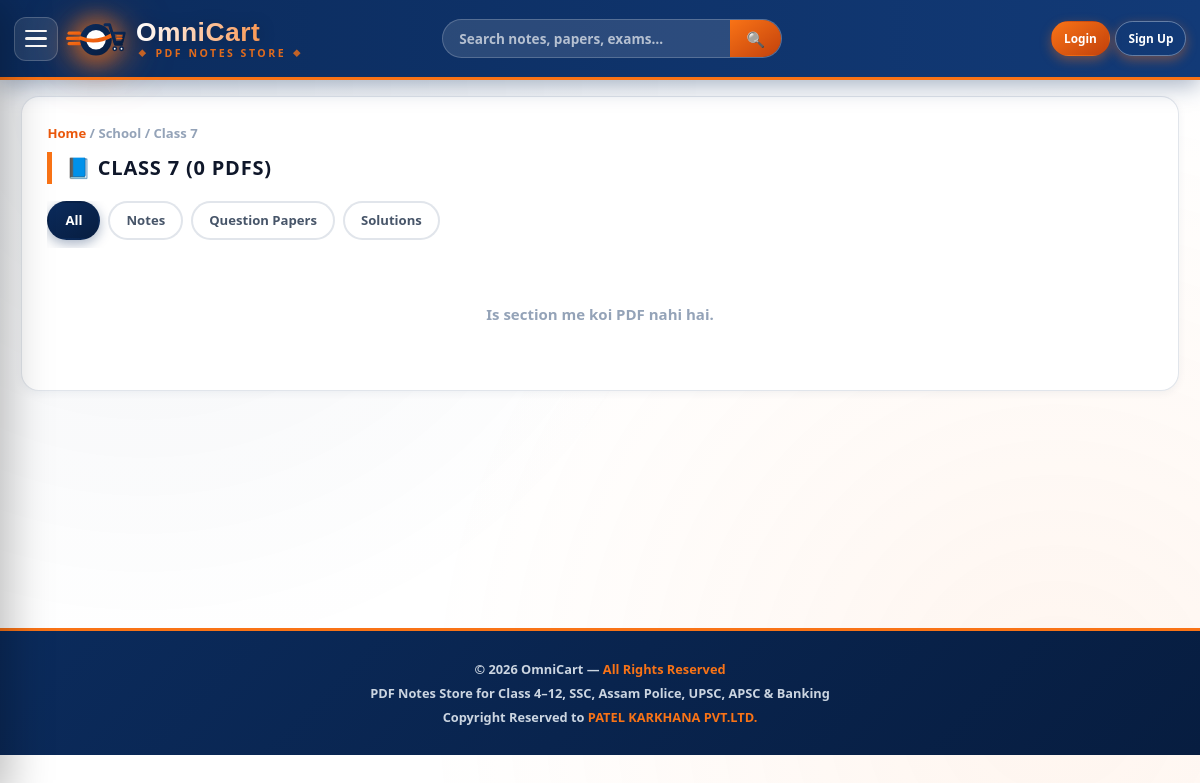
Screenshot of /category/class_7 with the database file from the repository.
### app.py (models this page shows)
class Section(db.Model):
    __tablename__ = 'sections'
    id = db.Column(db.Integer, primary_key=True)
    slug = db.Column(db.String(80), unique=True, nullable=False, index=True)
    name = db.Column(db.String(120), nullable=False)
    group = db.Column(db.String(60), default='General', index=True)
    icon = db.Column(db.String(10), default='📄')
    description = db.Column(db.Text)
    display_order = db.Column(db.Integer, default=0)
    is_active = db.Column(db.Boolean, default=True)
    created_at = db.Column(db.DateTime, default=datetime.utcnow)
    pdfs = db.relationship('PDFNote', backref='section', lazy='dynamic',
                            cascade='all, delete-orphan')

### app.py (the view)
@app.route('/category/<slug>')
def user_category(slug):
    section = Section.query.filter_by(slug=slug, is_active=True).first()
    if not section:
        abort(404)
    sub = request.args.get('sub', '')
    query = PDFNote.query.filter_by(section_id=section.id, is_active=True)
    if sub:
        query = query.filter_by(subcategory=sub)
    pdfs = query.order_by(PDFNote.created_at.desc()).all()
    return render_template('user/category.html', section=section,
                            pdfs=pdfs, current_sub=sub,
                            page_title=section.name)

### app.py (called while the page is built)
def render_template(template_name, **context):
    return _flask_rt('base.html', **context)

@app.context_processor
def inject_globals():
    return dict(
        COMPANY_NAME=COMPANY_NAME,
        COMPANY_LEGAL=COMPANY_LEGAL,
        COMPANY_EMAIL=COMPANY_EMAIL,
        COMPANY_PHONE=COMPANY_PHONE,
        FREE_PREVIEW_PAGES=FREE_PREVIEW_PAGES,
        current_year=datetime.utcnow().year,
    )

def _get_setting(key, default=None):
    s = SiteSetting.query.filter_by(key=key).first()
    return s.value if s else default

@app.before_request
def check_maintenance_mode():
    skip_paths = ['/static', '/admin', '/ceo', '/president', '/login',
                  '/signup', '/logout', '/payment/webhook']
    path = request.path or ''
    for sp in skip_paths:
        if path.startswith(sp):
            return None
    if current_user.is_authenticated and current_user.is_staff:
        return None
    try:
        maintenance = _get_setting('maintenance_mode', 'false')
        if maintenance == 'true':
            return render_template('maintenance.html',
                                    page_title="Maintenance"), 503
    except Exception:
        pass
    return None

@app.context_processor
def inject_nav_context():
    try:
        nav_sections = Section.query.filter_by(is_active=True)\
            .order_by(Section.display_order).all()
    except Exception:
        nav_sections = []
    pending_count = 0
    unread_feedback = 0
    try:
        if current_user.is_authenticated and current_user.is_staff:
            pending_count = Purchase.query.filter(
                Purchase.status.in_(['pending', 'awaiting_verification'])
            ).count()
            unread_feedback = Feedback.query.filter_by(status='new').count()
    except Exception:
        pass
    return dict(
        nav_sections=nav_sections,
        pending_count=pending_count,
        unread_feedback=unread_feedback,
    )

### templates/base.html (shortened to what this page needs)
<!DOCTYPE html>
<html lang="{{ current_user.language if current_user.is_authenticated else 'en' }}"
      data-theme="{{ current_user.theme if current_user.is_authenticated else 'light' }}">
<head>
</head>
<body>
<header class="topbar">
  <button class="menu-btn" id="menuBtn" onclick="toggleSidebar()" aria-label="Menu">
    <span></span><span></span><span></span>
  </button>
  <a href="{{ url_for('user_home') }}" class="logo-block">
    <div class="logo-wrap">
    </div>
    <div class="brand-block">
      <div class="brand-title">{{ COMPANY_NAME }}</div>
      <div class="brand-sub">PDF Notes Store</div>
    </div>
  </a>
  <form action="{{ url_for('user_search') }}" method="get" class="search-form">
    <input type="text" name="q" placeholder="Search notes, papers, exams…"
           value="{{ request.args.get('q','') }}">
    <button type="submit" aria-label="Search">🔍</button>
  </form>
  <div class="top-right">
    {% if current_user.is_authenticated %}
      <a href="{{ url_for('user_my_purchases') }}" class="btn-top hide-mobile" data-i18n="nav.my_pdfs">📁 My PDFs</a>
            <a href="{{ url_for('user_settings') }}" class="btn-top hide-mobile">⚙️ Settings</a>
      {% if current_user.role == 'president' %}
        <a href="{{ url_for('president_dashboard') }}" class="btn-top">👑 President</a>
      {% elif current_user.role == 'ceo' %}
        <a href="{{ url_for('ceo_dashboard') }}" class="btn-top">🏢 CEO</a>
      {% elif current_user.role == 'admin' %}
        <a href="{{ url_for('admin_dashboard') }}" class="btn-top">🛡️ Admin</a>
      {% endif %}
      <a href="{{ url_for('user_logout') }}" class="btn-top outline">Logout</a>
    {% else %}
  <a href="{{ url_for('user_login') }}" class="btn-top">Login</a>
  <a href="{{ url_for('user_signup') }}" class="btn-top outline">Sign Up</a>
    {% endif %}
  </div>
</header>
<main class="content">
{% if request.endpoint == 'user_home' %}
<div class="hero">
  <div class="hero-inner">
    <h1 data-i18n="home.hero_title">🛒 India's Complete PDF Notes Store</h1>
    <p>Class 4–12, SSC, Assam Police, UPSC, APSC, Banking —
       <b>{{ FREE_PREVIEW_PAGES }} pages free preview</b>, full PDF after purchase.</p>
    <div class="hero-stats">
      <div class="hero-stat"><b>{{ total }}+</b><span>PDF Notes</span></div>
      <div class="hero-stat"><b>{{ sections|length }}</b><span>Sections</span></div>
      <div class="hero-stat"><b>{{ FREE_PREVIEW_PAGES }}</b><span>Free Pages</span></div>
    </div>
  </div>
</div>
<div class="panel">
  <div class="section-title">🔥 Featured PDFs</div>
  <div class="pdf-grid">
    {% if featured %}
      {% for p in featured %}
        <a href="{{ url_for('user_pdf_view', pdf_id=p.id) }}" class="pdf-card">
          <div class="pdf-thumb">
            <span class="cat-tag">{{ p.section.name if p.section else '' }}</span>
            {{ p.icon or '📄' }}
            <span class="pages-tag">{{ p.total_pages or '?' }} pages</span>
            {% if not p.is_free %}<span class="lock-badge">🔒</span>{% endif %}
          </div>
          <div class="pdf-body">
            <h4>{{ p.title }}</h4>
            <div class="p-sub">{{ p.subcategory|replace('_',' ')|title if p.subcategory else 'Notes' }}</div>
            <div class="pdf-foot">
              <div class="pdf-price">
                {% if p.is_free %}<span class="free-tag">Free</span>{% else %}₹{{ '%.0f'|format(p.price) }}{% endif %}
              </div>
              <span class="btn-view-sm">View →</span>
            </div>
          </div>
        </a>
      {% endfor %}
    {% else %}
      <div class="empty-state">Abhi koi PDF upload nahi hua. Admin panel se upload karein.</div>
    {% endif %}
  </div>
</div>
{% elif request.endpoint == 'user_category' %}
<div class="panel">
  <div style="font-size:.82rem;color:var(--muted);font-weight:700;margin-bottom:.5rem">
    <a href="{{ url_for('user_home') }}" style="color:var(--orange-2)">Home</a>
    / {{ section.group }} / {{ section.name }}
  </div>
  <div class="section-title">{{ section.icon }} {{ section.name }} ({{ pdfs|length }} PDFs)</div>
  <div class="chip-row">
    <a href="{{ url_for('user_category', slug=section.slug) }}?sub="
       class="chip {% if not current_sub %}active{% endif %}">All</a>
    <a href="{{ url_for('user_category', slug=section.slug) }}?sub=notes"
       class="chip {% if current_sub == 'notes' %}active{% endif %}">Notes</a>
    <a href="{{ url_for('user_category', slug=section.slug) }}?sub=question_paper"
       class="chip {% if current_sub == 'question_paper' %}active{% endif %}">Question Papers</a>
    <a href="{{ url_for('user_category', slug=section.slug) }}?sub=solution"
       class="chip {% if current_sub == 'solution' %}active{% endif %}">Solutions</a>
  </div>
  <div class="pdf-grid">
    {% if pdfs %}
      {% for p in pdfs %}
        <a href="{{ url_for('user_pdf_view', pdf_id=p.id) }}" class="pdf-card">
          <div class="pdf-thumb">
            <span class="cat-tag">{{ p.subcategory|replace('_',' ')|title if p.subcategory else '' }}</span>
            {{ p.icon or '📄' }}
            <span class="pages-tag">{{ p.total_pages or '?' }} pages</span>
            {% if not p.is_free %}<span class="lock-badge">🔒</span>{% endif %}
          </div>
          <div class="pdf-body">
            <h4>{{ p.title }}</h4>
            <div class="pdf-foot">
              <div class="pdf-price">
                {% if p.is_free %}<span class="free-tag">Free</span>{% else %}₹{{ '%.0f'|format(p.price) }}{% endif %}
              </div>
              <span class="btn-view-sm">View →</span>
            </div>
          </div>
        </a>
      {% endfor %}
    {% else %}
      <div class="empty-state">Is section me koi PDF nahi hai.</div>
    {% endif %}
  </div>
</div>
{% endif %}
</main>
<footer class="footer">
  <p>© {{ current_year }} {{ COMPANY_NAME }} — <strong>All Rights Reserved</strong></p>
  <p>PDF Notes Store for Class 4–12, SSC, Assam Police, UPSC, APSC & Banking</p>
  <p>Copyright Reserved to <strong>{{ COMPANY_LEGAL }}</strong></p>
</footer>
</body>
</html>

### rows the page displays
Section: group "School", name "Class 7", icon "📘", name "CLASS 7"

### other values shown
{{ pdfs|length }} "0"
{{ COMPANY_NAME }} "OmniCart"
{{ COMPANY_LEGAL }} "PATEL KARKHANA PVT.LTD."
